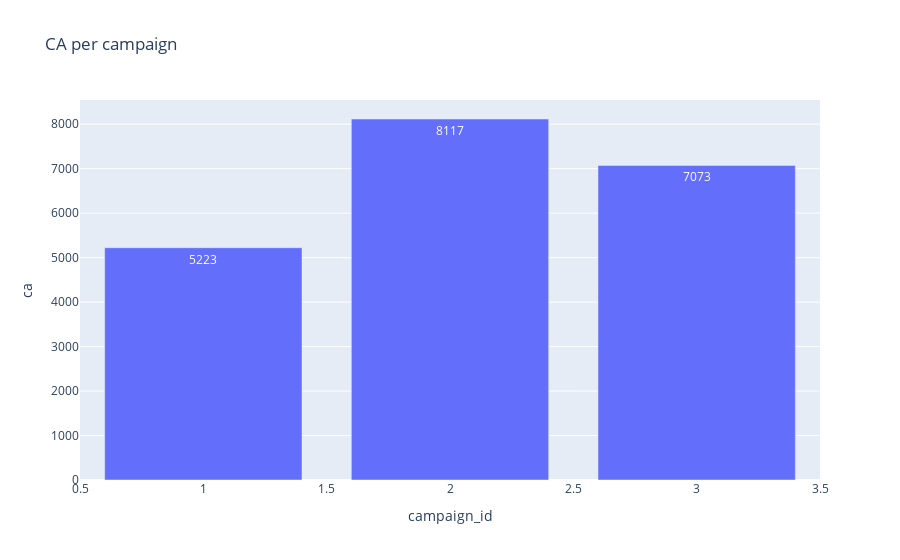

Notebook source saved alongside this figure:
### Code cell
px.bar(data_frame=ca_per_campaign, x="campaign_id", y="ca",
       text_auto=True,
       title="CA per campaign"
      )

### Figure 1 — Plotly figure (JSON) as saved in the notebook; plotly's stock layout.template omitted (floating-point values rounded to 4 significant figures)
{"data": [{"alignmentgroup": "True", "hovertemplate": "campaign_id=%{x}<br>ca=%{y}<extra></extra>", "legendgroup": "", "marker": {"color": "#636efa", "pattern": {"shape": ""}}, "name": "", "offsetgroup": "", "orientation": "v", "showlegend": false, "textposition": "auto", "texttemplate": "%{y}", "type": "bar", "x": [1, 2, 3], "xaxis": "x", "y": [5223, 8117, 7073], "yaxis": "y"}], "layout": {"autosize": true, "barmode": "relative", "legend": {"tracegroupgap": 0}, "title": {"text": "CA per campaign"}, "xaxis": {"anchor": "y", "autorange": true, "domain": [0, 1], "range": [0.5, 3.5], "title": {"text": "campaign_id"}, "type": "linear"}, "yaxis": {"anchor": "x", "autorange": true, "domain": [0, 1], "range": [0, 8544.0], "title": {"text": "ca"}, "type": "linear"}}}
